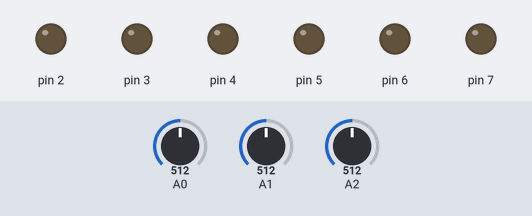
Bench run of a sketch on a simulated Arduino Uno, built with avr-gcc and run on an emulated ATmega328P. Parts: output pins drawn as LEDs (lit = HIGH). The inputs (shaded band) are chosen by the test bench; at power-on: A0 = 512, A1 = 512, A2 = 512.

Above: at 1.2 s.
1.3 s: A0 set to 0
At 1.7 s:
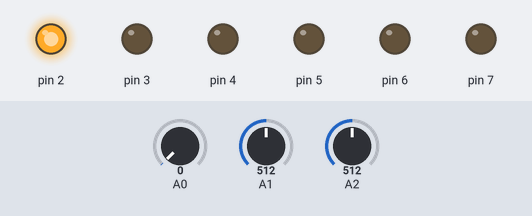
2.8 s: A1 set to 0
At 4.0 s:
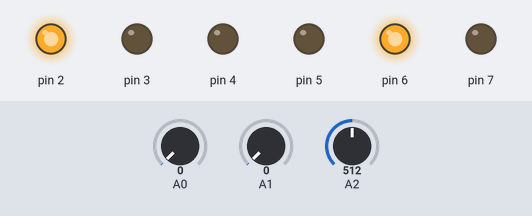
4.3 s: A2 set to 0
At 5.2 s:
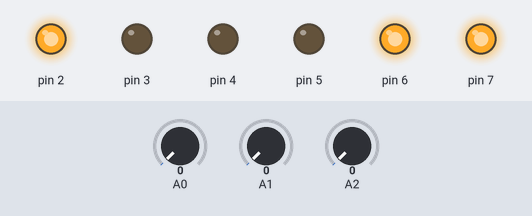
5.8 s: A0 set to 122
At 6.4 s:
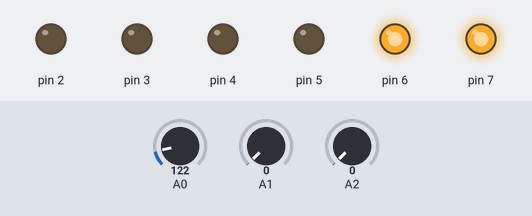
7.3 s: A1 set to 122
At 8.5 s:
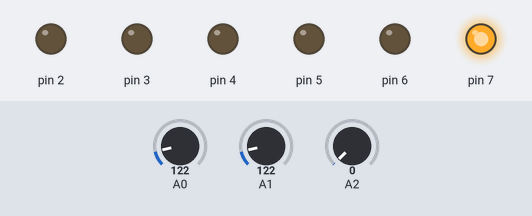
8.8 s: A0 set to 0
At 9.8 s:
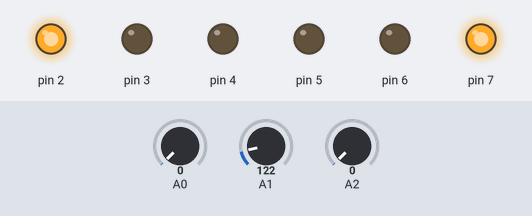
Timing chart, 0 to 11.3 s (numbered marks = the images above; inputs shaded):
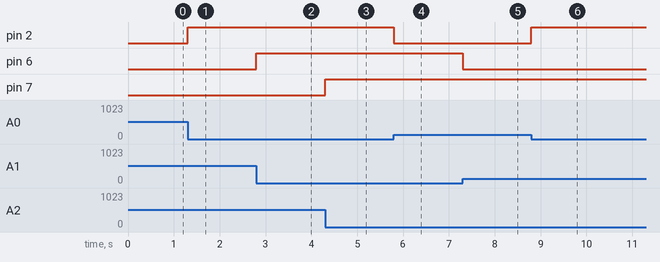

Measured:
- after the input at 1.3 s, pin 2: LOW → HIGH at once
- after the input at 2.8 s, pin 6: LOW → HIGH at once
- after the input at 4.3 s, pin 7: LOW → HIGH at once
- after the input at 5.8 s, pin 2: HIGH → LOW at once
- after the input at 7.3 s, pin 6: HIGH → LOW at once
- after the input at 8.8 s, pin 2: LOW → HIGH at once

The sketch:

Joystick_controll.ino
```cpp
int joyX =0; //define the analog input place
int joyY =1; //define the analog input place
int joyB =2; //define the analog input place
void setup() {
pinMode(2,OUTPUT);
pinMode(3,OUTPUT);
pinMode(4,OUTPUT);
pinMode(5,OUTPUT);
pinMode(6,OUTPUT);
pinMode(7,OUTPUT);

}

void loop()
{
 function1(analogRead(0) , analogRead(1) , analogRead(2));
}

void function1 (int Xaxis , int Yaxis , int Button)
{

  if (Xaxis ==0)
  {
    digitalWrite(2,HIGH);
  }
  else
  {
        digitalWrite(2,LOW);

  }

 if (Yaxis ==0)
  {
    digitalWrite(6,HIGH);
  }
  else
  {
        digitalWrite(6,LOW);

  }

 if (Button ==0)
  {
    digitalWrite(7,HIGH);
  }
  else
  {
        digitalWrite(7,LOW);

  }

}
```
